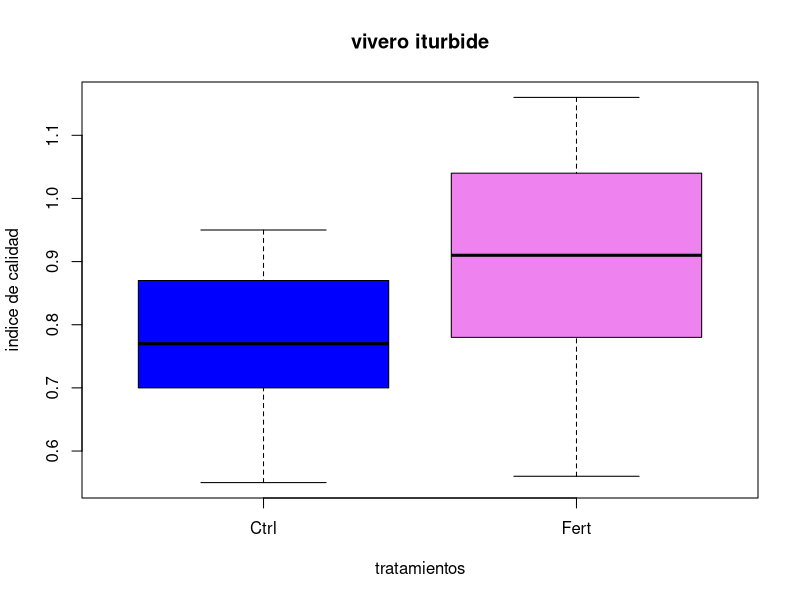
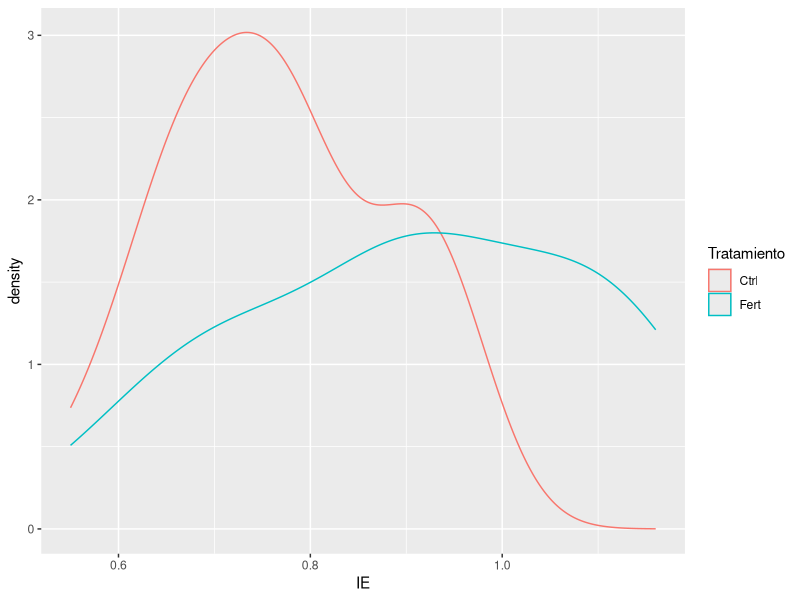
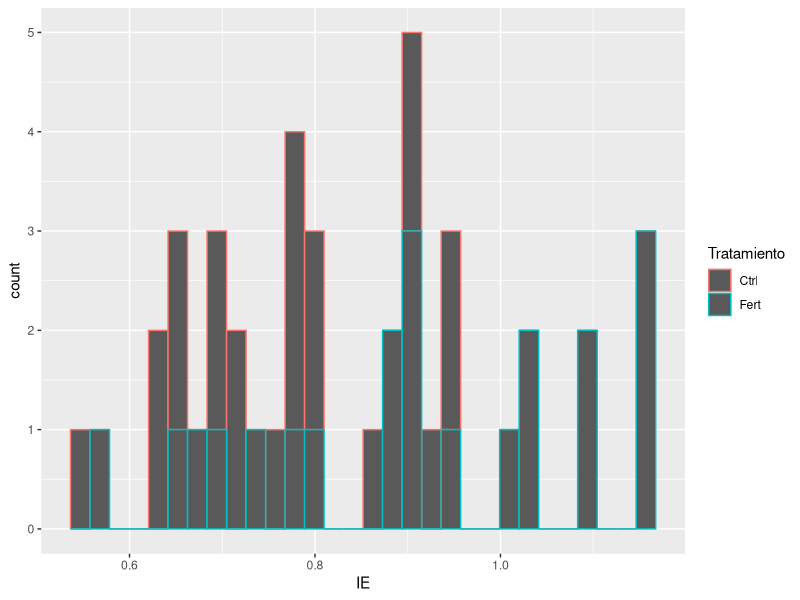
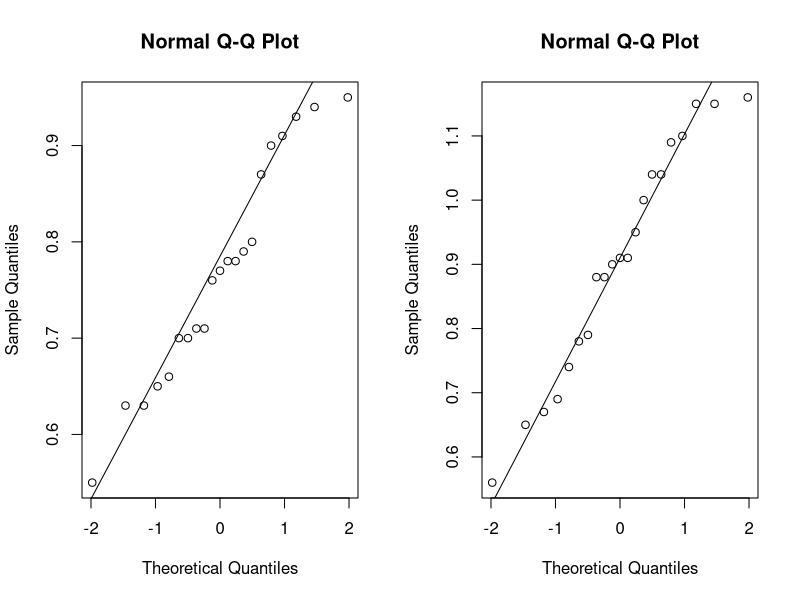

R code for these plots, in order:
# pruebas de t
# caso de muestra independiente
# MAGT
# 27/08/2025
  
# importar datos indice de calidad
calidad <- read.csv("calidad_planta.csv", header = T )

calidad$Tratamiento <- as.factor(calidad$Tratamiento)

colores <- c("blue", "violet")
boxplot(calidad$IE ~ calidad$Tratamiento,
        col= colores,
        xlab = "tratamientos",
        ylab = "indice de calidad",
        ylin=c(0.4,1.2),
        main="vivero iturbide")

# estadistica descriptiva
# tapply sirve para obtener un valor cuando contamos con dos grupos

tapply(calidad$IE, calidad$Tratamiento, mean)
tapply(calidad$IE, calidad$Tratamiento, var)
 
# revisa el comportamiento de los datos
 
library("ggplot2")

ggplot(calidad, aes(x=IE, color=Tratamiento))+
  geom_density()

ggplot(calidad, aes(x=IE, color=Tratamiento))+
  geom_histogram()

# separar los datos con tratamientos

df_Ctlr <- subset(calidad, Tratamiento == "Ctrl")
df_fert <- subset(calidad, Tratamiento != "Ctrl")

# goplot revisar la 

par(mfrow = c (1,2))
qqnorm(df_Ctlr$IE);qqline(df_Ctlr$IE)
qqnorm(df_fert$IE);qqline(df_fert$IE)


shapiro.test(df_Ctlr$IE)
shapiro.test(df_fert$IE)

# revisar la homogeniedad 

var.test(df_Ctlr$IE, df_fert$IE)
var.test(calidad$IE ~ calidad$Tratamiento)

# aplicar la prueba de t, variansas iguales 
# dos colas = two.sided

t.test(calidad$IE ~ calidad$Tratamiento,
       var.equal = T,
       alternative = "two.sided")

cohens_efecto <- function(x, y) {
  n1 <- length(x); n2 <- length(y)
  s1 <- sd(x); s2 <- sd(y) 
  sp <- sqrt(((n1 -1) * s1^2 + (n2 -1) * s2^2) / (n1 + n2 -2))
  (mean(x) - mean(y)) / sp
}
d_cal <- cohens_efecto(df_Ctlr$IE, df_fert$IE)
